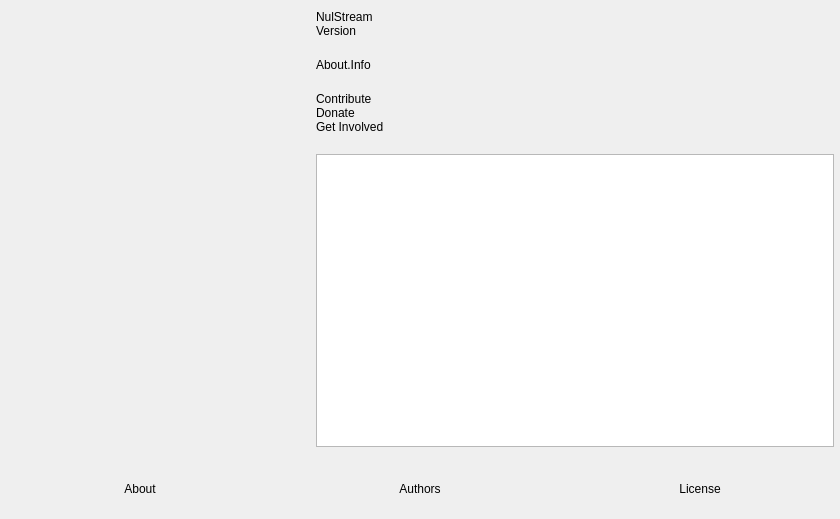
<?xml version="1.0" encoding="UTF-8"?>
<ui version="4.0">
 <class>OBSAbout</class>
 <widget class="QWidget" name="OBSAbout">
  <property name="geometry">
   <rect>
    <x>0</x>
    <y>0</y>
    <width>840</width>
    <height>519</height>
   </rect>
  </property>
  <property name="windowTitle">
   <string>About</string>
  </property>
  <layout class="QVBoxLayout" name="verticalLayout_2">
   <property name="leftMargin">
    <number>0</number>
   </property>
   <property name="topMargin">
    <number>0</number>
   </property>
   <property name="rightMargin">
    <number>0</number>
   </property>
   <property name="bottomMargin">
    <number>0</number>
   </property>
   <item>
    <layout class="QHBoxLayout" name="horizontalLayout_2">
     <property name="spacing">
      <number>30</number>
     </property>
     <property name="leftMargin">
      <number>30</number>
     </property>
     <property name="topMargin">
      <number>10</number>
     </property>
     <property name="rightMargin">
      <number>6</number>
     </property>
     <property name="bottomMargin">
      <number>6</number>
     </property>
     <item>
      <widget class="QLabel" name="icon">
       <property name="minimumSize">
        <size>
         <width>256</width>
         <height>256</height>
        </size>
       </property>
       <property name="maximumSize">
        <size>
         <width>256</width>
         <height>256</height>
        </size>
       </property>
       <property name="text">
        <string/>
       </property>
       <property name="pixmap">
        <pixmap>:res/images/obs.png</pixmap>
       </property>
       <property name="scaledContents">
        <bool>true</bool>
       </property>
      </widget>
     </item>
     <item>
      <layout class="QVBoxLayout" name="verticalLayout">
       <property name="spacing">
        <number>0</number>
       </property>
       <item>
        <widget class="QLabel" name="name">
         <property name="text">
          <string notr="true">NulStream</string>
         </property>
        </widget>
       </item>
       <item>
        <widget class="QLabel" name="version">
         <property name="text">
          <string notr="true">Version</string>
         </property>
        </widget>
       </item>
       <item>
        <spacer name="verticalSpacer_2">
         <property name="orientation">
          <enum>Qt::Vertical</enum>
         </property>
         <property name="sizeType">
          <enum>QSizePolicy::Fixed</enum>
         </property>
         <property name="sizeHint" stdset="0">
          <size>
           <width>20</width>
           <height>20</height>
          </size>
         </property>
        </spacer>
       </item>
       <item>
        <widget class="QLabel" name="info">
         <property name="text">
          <string>About.Info</string>
         </property>
         <property name="wordWrap">
          <bool>true</bool>
         </property>
        </widget>
       </item>
       <item>
        <spacer name="verticalSpacer_3">
         <property name="orientation">
          <enum>Qt::Vertical</enum>
         </property>
         <property name="sizeType">
          <enum>QSizePolicy::Fixed</enum>
         </property>
         <property name="sizeHint" stdset="0">
          <size>
           <width>20</width>
           <height>20</height>
          </size>
         </property>
        </spacer>
       </item>
       <item>
        <widget class="QLabel" name="contribute">
         <property name="text">
          <string notr="true">Contribute</string>
         </property>
         <property name="wordWrap">
          <bool>true</bool>
         </property>
        </widget>
       </item>
       <item>
        <widget class="QLabel" name="donate">
         <property name="text">
          <string notr="true">Donate</string>
         </property>
        </widget>
       </item>
       <item>
        <widget class="QLabel" name="getInvolved">
         <property name="text">
          <string notr="true">Get Involved</string>
         </property>
        </widget>
       </item>
       <item>
        <spacer name="verticalSpacer">
         <property name="orientation">
          <enum>Qt::Vertical</enum>
         </property>
         <property name="sizeType">
          <enum>QSizePolicy::Fixed</enum>
         </property>
         <property name="sizeHint" stdset="0">
          <size>
           <width>20</width>
           <height>20</height>
          </size>
         </property>
        </spacer>
       </item>
       <item>
        <widget class="QTextBrowser" name="textBrowser">
         <property name="openExternalLinks">
          <bool>true</bool>
         </property>
        </widget>
       </item>
      </layout>
     </item>
    </layout>
   </item>
   <item>
    <widget class="QFrame" name="widget">
     <property name="minimumSize">
      <size>
       <width>0</width>
       <height>60</height>
      </size>
     </property>
     <layout class="QHBoxLayout" name="horizontalLayout">
      <property name="spacing">
       <number>0</number>
      </property>
      <property name="leftMargin">
       <number>0</number>
      </property>
      <property name="topMargin">
       <number>0</number>
      </property>
      <property name="rightMargin">
       <number>0</number>
      </property>
      <property name="bottomMargin">
       <number>0</number>
      </property>
      <item>
       <widget class="ClickableLabel" name="about">
        <property name="text">
         <string>About</string>
        </property>
        <property name="alignment">
         <set>Qt::AlignCenter</set>
        </property>
       </widget>
      </item>
      <item>
       <widget class="ClickableLabel" name="authors">
        <property name="text">
         <string>Authors</string>
        </property>
        <property name="alignment">
         <set>Qt::AlignCenter</set>
        </property>
       </widget>
      </item>
      <item>
       <widget class="ClickableLabel" name="license">
        <property name="text">
         <string>License</string>
        </property>
        <property name="alignment">
         <set>Qt::AlignCenter</set>
        </property>
       </widget>
      </item>
     </layout>
    </widget>
   </item>
  </layout>
 </widget>
 <customwidgets>
  <customwidget>
   <class>ClickableLabel</class>
   <extends>QLabel</extends>
   <header>components/ClickableLabel.hpp</header>
  </customwidget>
 </customwidgets>
 <resources/>
 <connections/>
</ui>
